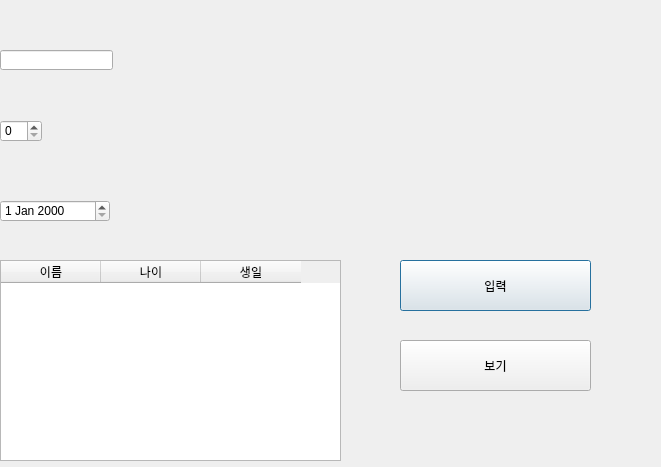
<?xml version="1.0" encoding="UTF-8"?>
<ui version="4.0">
 <class>Dialog</class>
 <widget class="QDialog" name="Dialog">
  <property name="geometry">
   <rect>
    <x>0</x>
    <y>0</y>
    <width>661</width>
    <height>467</height>
   </rect>
  </property>
  <property name="windowTitle">
   <string>Dialog</string>
  </property>
  <widget class="QPushButton" name="pushButton">
   <property name="geometry">
    <rect>
     <x>400</x>
     <y>260</y>
     <width>191</width>
     <height>51</height>
    </rect>
   </property>
   <property name="text">
    <string>입력</string>
   </property>
  </widget>
  <widget class="QTableWidget" name="tableWidget">
   <property name="geometry">
    <rect>
     <x>0</x>
     <y>260</y>
     <width>341</width>
     <height>201</height>
    </rect>
   </property>
   <property name="columnCount">
    <number>3</number>
   </property>
   <column>
    <property name="text">
     <string>이름</string>
    </property>
   </column>
   <column>
    <property name="text">
     <string>나이</string>
    </property>
   </column>
   <column>
    <property name="text">
     <string>생일</string>
    </property>
   </column>
  </widget>
  <widget class="QPushButton" name="pushButton_2">
   <property name="geometry">
    <rect>
     <x>400</x>
     <y>340</y>
     <width>191</width>
     <height>51</height>
    </rect>
   </property>
   <property name="text">
    <string>보기</string>
   </property>
  </widget>
  <widget class="QLineEdit" name="lineEdit">
   <property name="geometry">
    <rect>
     <x>0</x>
     <y>50</y>
     <width>113</width>
     <height>20</height>
    </rect>
   </property>
  </widget>
  <widget class="QSpinBox" name="spinBox">
   <property name="geometry">
    <rect>
     <x>0</x>
     <y>120</y>
     <width>42</width>
     <height>22</height>
    </rect>
   </property>
  </widget>
  <widget class="QDateEdit" name="dateEdit">
   <property name="geometry">
    <rect>
     <x>0</x>
     <y>200</y>
     <width>110</width>
     <height>22</height>
    </rect>
   </property>
  </widget>
 </widget>
 <resources/>
 <connections/>
</ui>
